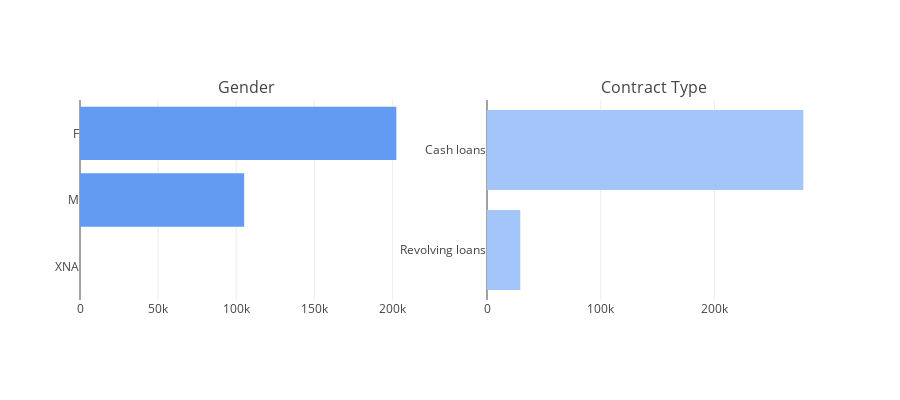

Here is the notebook cell this chart was saved with:
### Markdown cell above
> - The target variable consists of about 282K (85%) loans having target variable = 0 while only 24K rows are there having target = 1. 

## 2.3 Which Gender and Contract Type applies for loan

### 2.3.1 Distirbution of Gender and Contract

### Code cell
tr1 = bar_hor(app_train, "CODE_GENDER", "Distribution of CODE_GENDER Variable" ,"#639af2", w=700, lm=100, return_trace= True)
tr2 = bar_hor(app_train, "NAME_CONTRACT_TYPE", "Distribution of NAME_CONTRACT_TYPE Variable" ,"#a4c5f9", w=700, lm=100, return_trace = True)

fig = tools.make_subplots(rows=1, cols=2, print_grid=False, subplot_titles = ['Gender' , 'Contract Type'])
fig.append_trace(tr1, 1, 1);
fig.append_trace(tr2, 1, 2);
fig['layout'].update(height=400, showlegend=False, margin=dict(b=100));
iplot(fig);

### Figure 1 — Plotly figure (JSON) as saved in the notebook; plotly's stock layout.template omitted (floating-point values rounded to 4 significant figures)
{"data": [{"marker": {"color": "#639af2"}, "orientation": "h", "type": "bar", "x": [4, 105059, 202448], "xaxis": "x1", "y": ["XNA", "M", "F"], "yaxis": "y1"}, {"marker": {"color": "#a4c5f9"}, "orientation": "h", "type": "bar", "x": [29279, 278232], "xaxis": "x2", "y": ["Revolving loans", "Cash loans"], "yaxis": "y2"}], "layout": {"annotations": [{"font": {"size": 16}, "showarrow": false, "text": "Gender", "x": 0.225, "xanchor": "center", "xref": "paper", "y": 1, "yanchor": "bottom", "yref": "paper"}, {"font": {"size": 16}, "showarrow": false, "text": "Contract Type", "x": 0.775, "xanchor": "center", "xref": "paper", "y": 1, "yanchor": "bottom", "yref": "paper"}], "height": 400, "margin": {"b": 100}, "showlegend": false, "xaxis1": {"anchor": "y1", "domain": [0, 0.45]}, "xaxis2": {"anchor": "y2", "domain": [0.55, 1]}, "yaxis1": {"anchor": "x1", "domain": [0, 1]}, "yaxis2": {"anchor": "x2", "domain": [0, 1]}}}
